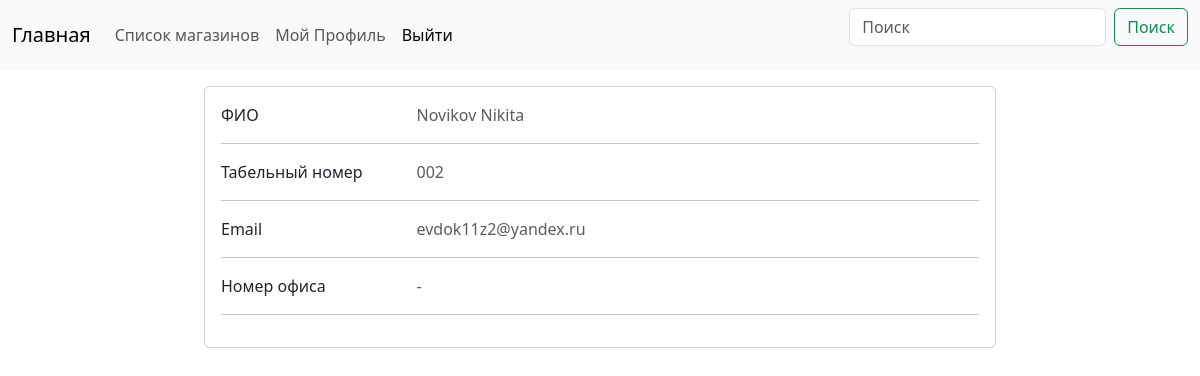
The page /mtssite/profile/2 (signed in) on the database as committed earlier.
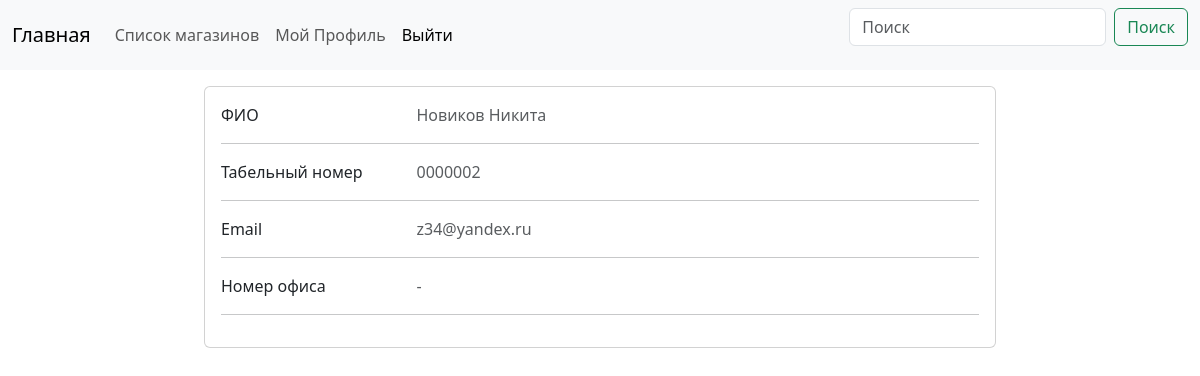
The same page on the database as committed later.
### mtssite/models.py (models this page shows, shortened)
class CustomUser(AbstractBaseUser, PermissionsMixin):
    personnel_number = models.CharField(max_length=20, unique=True)
    email = models.EmailField(max_length=255, unique=True)
    fio = models.CharField(max_length=255)
    shop_number = models.ForeignKey(Office, on_delete=models.CASCADE, to_field='officename', null=True, blank=True)
    is_active = models.BooleanField(default=True)
    is_admin = models.BooleanField(default=False)
    objects = CustomUserManager()
    USERNAME_FIELD = 'personnel_number'
    REQUIRED_FIELDS = ['email', 'fio',]
    def has_perm(self, perm, obj=None):
        return True
    def get_user_info(self):
        user_info = {
            'ФИО': self.fio,
            'Табельный номер': self.personnel_number,
            'Email': self.email,
            'Номер офиса': self.shop_number,
        }
        return user_info

### mtssite/views.py (the view)
# urls.py: path('profile/<int:pk>', views.CustomUserView.as_view(), name='user-profile-detail'),
class CustomUserView(PermissionRequiredMixin, LoginRequiredMixin, generic.DetailView):
    permission_required = 'mtssite.view_customuser'
    model = CustomUser
    def get_context_data(self, *args, **kwargs):
        context = super(CustomUserView, self).get_context_data(*args, **kwargs)
        context['userinfo'] = CustomUser.objects.filter(pk=self.object.pk)
        print(context)
        return context

### mtssite/templates/mtssite/customuser_detail.html (shortened to what this page needs)
{% extends 'template.html'%}
{% block content %}
<div class="card mb-4 mt-3">
    <div class="card-body">
    {% for user in userinfo %}
        {% for label, info in user.get_user_info.items %}
      <div class="row">
        <div class="col-sm-3">
          <p class="mb-0">{{ label }}</p>
        </div>
        <div class="col-sm-9">
            {% if info %}
                <p class="text-muted mb-0">{{ info }}</p>
            {% else %}
                <p class="text-muted mb-0"> - </p>
            {% endif %}
        </div>
      </div>
      <hr>
      {% endfor %}
      {% endfor %}
    </div>
</div>
{% endblock %}

### mtssite/templates/mtssite/template.html (shortened to what this page needs)
{% load bootstrap5 %}
{% bootstrap_css %}
<!DOCTYPE html>
<html>
    <head>
    </head>
  <body>
    <nav class="navbar navbar-expand-lg bg-light">
      <div class="container-fluid">
        <a class="navbar-brand" href="{% url 'news-list' %}">Главная</a>
        <div class="collapse navbar-collapse" id="navbarSupportedContent">
          <ul class="navbar-nav me-auto mb-2 mb-lg-0">
            <li class="nav-item">
              <a class="nav-link inactive" aria-current="page" href="{% url 'office-list' %}">Список магазинов</a>
            </li>
            <li class="nav-item">
              <a class="nav-link" href="{% url 'user-profile-detail' user.id %}">Мой Профиль</a>
            </li>
            <li class="nav-item">
              <a class="nav-link active" aria-current="page" href="{% url 'logout_view' %}">Выйти</a>
            </li>
          </ul>
          <form action="{% url 'search_result' %}" method="get" class="d-flex" role="search">
            <input name="search_input" class="form-control me-2" type="search" placeholder="Поиск" aria-label="Search">
            <button class="btn btn-outline-success" type="submit">Поиск</button>
          </form>
        </div>
      </div>
    </nav>
    <div id='content'>
      <div class="row">
        <div class="col-md-2">
        </div>
        <div class="col-md-8">
          {% block content %}{% endblock %}
        </div>
        <div class="col-md-2">
        </div>
      </div>
    </div>
  </body>
</html>

Rows that differ between the two databases and show on the page:
changed CustomUser: fio "Novikov Nikita" → "Новиков Никита" (drawn); personnel_number "002" → "0000002" (drawn); email "evdok11z2@yandex.ru" → "z34@yandex.ru" (drawn)
Other text that changed with them:
new list line: "ФИО Новиков Никита"
new list line: "Табельный номер 0000002"
new list line: "Email z34@yandex.ru"
list line gone: "ФИО Novikov Nikita"
list line gone: "Табельный номер 002"
list line gone: "Email evdok11z2@yandex.ru"
